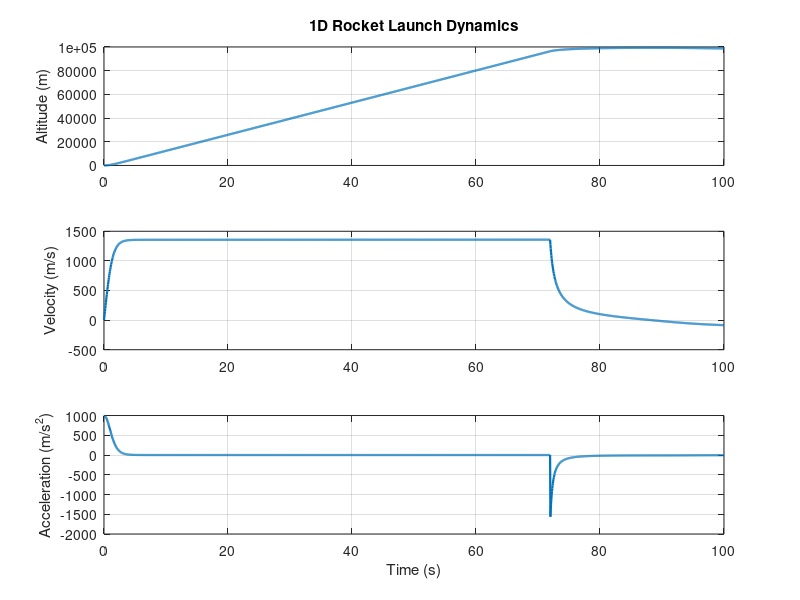

This chart was generated by the following MATLAB code:
%% Generated by RAG ModelSpec pipeline
% task_goal: 生成一个火箭发射模型
% model_id: rocket_launch_1d
% assumptions:
%   - 火箭垂直发射
%   - 考虑推力和阻力
%   - 包含燃料消耗
%   - 使用状态空间模型
% evidence:
%   - model=rocket_launch_1d, score=18.95, id=111
%   - model=rocket_launch_1d, score=6.6142, id=112
%   - model=rocket_launch_1d, score=6.4584, id=110
%   - model=rocket_launch_1d, score=5.7824, id=113
%   - model=arx_identification, score=3.5217, id=51
%% Auto-generated MATLAB model: 1D Rocket Launch Dynamics
clear; clc; close all;

mass0 = 500.0;             % initial total mass (kg)
fuel_mass = 180.0;     % fuel mass (kg)
burn_rate = 2.5;     % fuel burn rate (kg/s)
thrust = 500000.0;           % engine thrust (N)
Cd = 0.55;           % drag coefficient
A = 0.8;                  % frontal area (m^2)
rho = 1.225;         % air density (kg/m^3)
g = 9.81;                     % gravity (m/s^2)
dt = 0.05;                   % simulation step (s)
T = 100.0;             % total simulation time (s)

t = 0:dt:T;
N = numel(t);
h = zeros(N,1);   % altitude
v = zeros(N,1);   % velocity
a = zeros(N,1);   % acceleration
m = zeros(N,1);   % mass

for k = 1:N
    tk = t(k);
    burned = min(fuel_mass, burn_rate * tk);
    m(k) = mass0 - burned;

    if burned < fuel_mass
        current_thrust = thrust;
    else
        current_thrust = 0;
    end

    drag = 0.5 * rho * Cd * A * v(max(k-1,1)) * abs(v(max(k-1,1)));
    weight = m(k) * g;
    a(k) = (current_thrust - drag - weight) / m(k);

    if k > 1
        v(k) = v(k-1) + a(k) * dt;
        h(k) = max(0, h(k-1) + v(k) * dt);
    end
end

[max_h, idx] = max(h);
fprintf('Max altitude: %.2f m at t = %.2f s\n', max_h, t(idx));
fprintf('Final velocity: %.2f m/s\n', v(end));

figure('Name', 'Rocket Launch 1D');
subplot(3,1,1); plot(t, h, 'LineWidth', 1.6); grid on; ylabel('Altitude (m)');
title('1D Rocket Launch Dynamics');
subplot(3,1,2); plot(t, v, 'LineWidth', 1.6); grid on; ylabel('Velocity (m/s)');
subplot(3,1,3); plot(t, a, 'LineWidth', 1.6); grid on; ylabel('Acceleration (m/s^2)'); xlabel('Time (s)');
